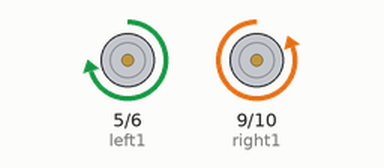
The sketch below on a simulated Arduino Uno, built with avr-gcc and run on an emulated ATmega328P. Shown: motor-driver pin pairs drawn as motors (green arrow = first pin HIGH = forward, orange = second pin HIGH = backward, longer = more drive).

Above: at 17.0 s.
At 21.0 s:
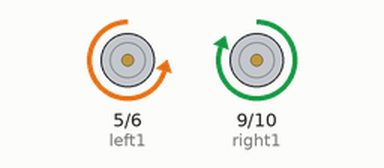
At 25.0 s:
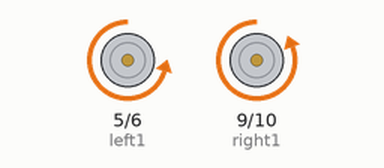
At 29.0 s:
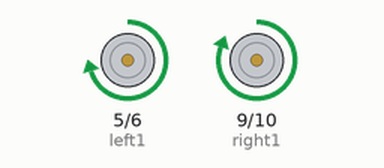
Timing chart, 0 to 35.8 s (numbered marks = the images above):
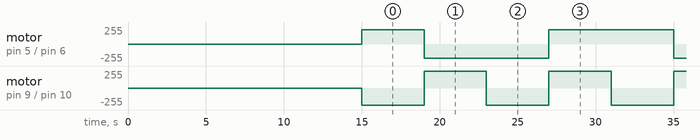

The sketch:

testtest.ino
```cpp
#include "roverWheels.h"
int sleepPin = 7;
int left1 = 5;
int left2 = 6;
int right1 = 9;
int right2 = 10;
void setup() {
 pinMode(left1, OUTPUT);
  pinMode(left2, OUTPUT);
  pinMode(right1, OUTPUT);
  pinMode(right2, OUTPUT);
  pinMode(sleepPin, OUTPUT);
  digitalWrite(sleepPin, HIGH);

  delay(15000);

}

void loop() {

 forwards(left1, left2, right1, right2, 0);
 delay(3000);
 digitalWrite(sleepPin, LOW);
 delay(1000);
 digitalWrite(sleepPin, HIGH);
 backwards(left1, left2, right1, right2, 0);
 delay(3000);
 digitalWrite(sleepPin, LOW);
 delay(1000);
 digitalWrite(sleepPin, HIGH);
 turnCW(left1, left2, right1, right2);
  delay(3000);
 digitalWrite(sleepPin, LOW);
 delay(1000);
 digitalWrite(sleepPin, HIGH);
 turnCCW(left1, left2, right1, right2);
  delay(3000);
 digitalWrite(sleepPin, LOW);
 delay(1000);
 digitalWrite(sleepPin, HIGH);


}
```

roverWheels.cpp
```cpp
#include "roverWheels.h"

float leftMod = .85;
void backwards(int leftB, int leftA, int rightA, int rightB, int diff) {
  if (diff >= 0) {
    analogWrite(leftA, leftMod*1*(255));
    analogWrite(leftB, leftMod*0);
    analogWrite(rightA, max(1*(255-diff), 0));
    analogWrite(rightB, min(1*(255-diff), 0));
  }
  else {
    analogWrite(rightA, 1*255);
    analogWrite(rightB, 0);
    analogWrite(leftA, leftMod*max(1*(255+diff), 0));
    analogWrite(leftB, leftMod*min(1*(255+diff), 0));
  }
}


void forwards(int leftB, int leftA, int rightA, int rightB, int diff){

  if (diff >= 0) {
    analogWrite(leftA, leftMod*0);
    analogWrite(leftB, leftMod*1*255);
    analogWrite(rightA, min(1*(255-diff), 0));
    analogWrite(rightB, max(1*(255-diff), 0));
  }
  else {
    analogWrite(rightA, 0);
    analogWrite(rightB, 1*(255));
    analogWrite(leftA, leftMod*min(1*(255+diff), 0));
    analogWrite(leftB, leftMod*max(1*(255+diff), 0));
  }


}

void turnCW(int leftB, int leftA, int rightA, int rightB) {
    analogWrite(leftA, leftMod*255);
    analogWrite(leftB, leftMod*0);
    analogWrite(rightA, 0);
    analogWrite(rightB, 255);
}

void turnCCW(int leftB, int leftA, int rightA, int rightB) {
    analogWrite(leftA, leftMod*0);
    analogWrite(leftB, leftMod*255);
    analogWrite(rightA, 255);
    analogWrite(rightB, 0);
}
```

roverWheels.h
```cpp
#include "Arduino.h"

void forwards(int leftB, int leftA, int rightA, int rightB, int diff);
void backwards(int leftB, int leftA, int rightA, int rightB, int diff);
void turnCW(int leftB, int leftA, int rightA, int rightB);
void turnCCW(int leftB, int leftA, int rightA, int rightB);
```

Measured:
- by itself, motor on pin 5 (left1) / pin 6 (left2): repeats every 16.0 s: backward 216/255 8.0 s, forward 216/255 8.0 s
- by itself, motor on pin 9 (right1) / pin 10 (right2): alternates forward 255/255 for 4.0 s and backward 255/255 for 4.0 s
